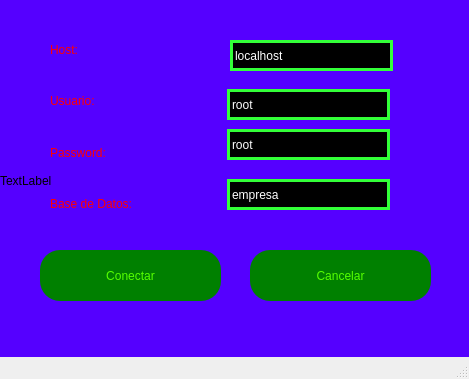
<?xml version="1.0" encoding="UTF-8"?>
<ui version="4.0">
 <class>MainWindow</class>
 <widget class="QMainWindow" name="MainWindow">
  <property name="geometry">
   <rect>
    <x>0</x>
    <y>0</y>
    <width>469</width>
    <height>379</height>
   </rect>
  </property>
  <property name="windowTitle">
   <string>MainWindow</string>
  </property>
  <widget class="QWidget" name="centralwidget">
   <widget class="QPushButton" name="btnConectar">
    <property name="geometry">
     <rect>
      <x>40</x>
      <y>250</y>
      <width>181</width>
      <height>51</height>
     </rect>
    </property>
    <property name="styleSheet">
     <string notr="true">font: 75 16pt &quot;Consolas&quot;;
background: rgb(0,128,0);
color: rgb(85,255,0);
border-radius: 20px;</string>
    </property>
    <property name="text">
     <string>Conectar</string>
    </property>
   </widget>
   <widget class="QPushButton" name="btnCancelar">
    <property name="geometry">
     <rect>
      <x>250</x>
      <y>250</y>
      <width>181</width>
      <height>51</height>
     </rect>
    </property>
    <property name="styleSheet">
     <string notr="true">font: 75 16pt &quot;Consolas&quot;;
background: rgb(0,128,0);
color: rgb(85,255,0);
border-radius: 20px;
</string>
    </property>
    <property name="text">
     <string>Cancelar</string>
    </property>
   </widget>
   <widget class="QLabel" name="label">
    <property name="geometry">
     <rect>
      <x>50</x>
      <y>36</y>
      <width>55</width>
      <height>27</height>
     </rect>
    </property>
    <property name="styleSheet">
     <string notr="true">font: 87 14pt &quot;Arial Black&quot;;
color: rgb(255, 0, 0);</string>
    </property>
    <property name="text">
     <string>Host:</string>
    </property>
   </widget>
   <widget class="QLabel" name="label_2">
    <property name="geometry">
     <rect>
      <x>50</x>
      <y>87</y>
      <width>87</width>
      <height>27</height>
     </rect>
    </property>
    <property name="styleSheet">
     <string notr="true">font: 87 14pt &quot;Arial Black&quot;;
color: rgb(255, 0, 0);</string>
    </property>
    <property name="text">
     <string>Usuario:</string>
    </property>
   </widget>
   <widget class="QLabel" name="label_3">
    <property name="geometry">
     <rect>
      <x>50</x>
      <y>139</y>
      <width>109</width>
      <height>27</height>
     </rect>
    </property>
    <property name="styleSheet">
     <string notr="true">font: 87 14pt &quot;Arial Black&quot;;
color: rgb(255, 0, 0);</string>
    </property>
    <property name="text">
     <string>Password:</string>
    </property>
   </widget>
   <widget class="QLabel" name="label_4">
    <property name="geometry">
     <rect>
      <x>50</x>
      <y>190</y>
      <width>158</width>
      <height>27</height>
     </rect>
    </property>
    <property name="styleSheet">
     <string notr="true">font: 87 14pt &quot;Arial Black&quot;;
color: rgb(255, 0, 0);</string>
    </property>
    <property name="text">
     <string>Base de Datos:</string>
    </property>
   </widget>
   <widget class="QLineEdit" name="txtUser">
    <property name="geometry">
     <rect>
      <x>227</x>
      <y>89</y>
      <width>163</width>
      <height>31</height>
     </rect>
    </property>
    <property name="styleSheet">
     <string notr="true">font: 75 14pt &quot;MS Shell Dlg 2&quot;;
border: 3px solid #33FF38;
background-color: rgb(0,0,0);
color: rgb(255,255,255)</string>
    </property>
    <property name="text">
     <string>root</string>
    </property>
   </widget>
   <widget class="QLineEdit" name="txtPassword">
    <property name="geometry">
     <rect>
      <x>227</x>
      <y>129</y>
      <width>163</width>
      <height>31</height>
     </rect>
    </property>
    <property name="styleSheet">
     <string notr="true">font: 75 14pt &quot;MS Shell Dlg 2&quot;;
border: 3px solid #33FF38;
background-color: rgb(0,0,0);
color: rgb(255,255,255)</string>
    </property>
    <property name="text">
     <string>root</string>
    </property>
   </widget>
   <widget class="QLineEdit" name="txtDB">
    <property name="geometry">
     <rect>
      <x>227</x>
      <y>179</y>
      <width>163</width>
      <height>31</height>
     </rect>
    </property>
    <property name="styleSheet">
     <string notr="true">font: 75 14pt &quot;MS Shell Dlg 2&quot;;
border: 3px solid #33FF38;
background-color: rgb(0,0,0);
color: rgb(255,255,255)</string>
    </property>
    <property name="text">
     <string>empresa</string>
    </property>
   </widget>
   <widget class="QLineEdit" name="txtHost">
    <property name="geometry">
     <rect>
      <x>230</x>
      <y>40</y>
      <width>163</width>
      <height>31</height>
     </rect>
    </property>
    <property name="styleSheet">
     <string notr="true">font: 75 14pt &quot;MS Shell Dlg 2&quot;;
border: 3px solid #33FF38;
background-color: rgb(0,0,0);
color: rgb(255,255,255)</string>
    </property>
    <property name="text">
     <string>localhost</string>
    </property>
   </widget>
   <widget class="QLabel" name="label_5">
    <property name="geometry">
     <rect>
      <x>0</x>
      <y>0</y>
      <width>471</width>
      <height>361</height>
     </rect>
    </property>
    <property name="styleSheet">
     <string notr="true">background-color: rgb(85, 0, 255);</string>
    </property>
    <property name="text">
     <string>TextLabel</string>
    </property>
   </widget>
   <zorder>label_5</zorder>
   <zorder>label</zorder>
   <zorder>label_2</zorder>
   <zorder>label_3</zorder>
   <zorder>label_4</zorder>
   <zorder>txtUser</zorder>
   <zorder>txtPassword</zorder>
   <zorder>txtDB</zorder>
   <zorder>txtHost</zorder>
   <zorder>btnConectar</zorder>
   <zorder>btnCancelar</zorder>
  </widget>
  <widget class="QMenuBar" name="menubar">
   <property name="geometry">
    <rect>
     <x>0</x>
     <y>0</y>
     <width>469</width>
     <height>21</height>
    </rect>
   </property>
  </widget>
  <widget class="QStatusBar" name="statusbar"/>
 </widget>
 <resources/>
 <connections/>
</ui>
